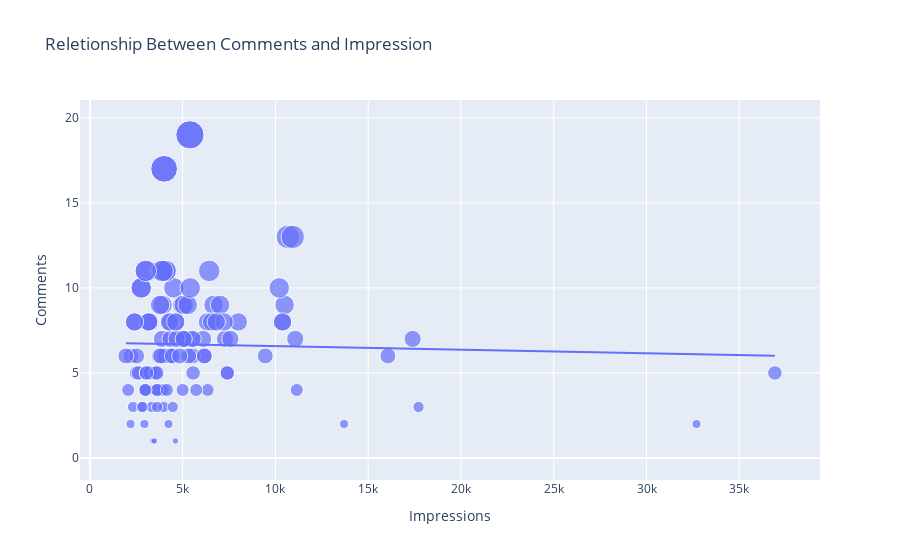

Notebook code cell kept with this figure:
### Markdown cell above
`Relationship between the number of comments and the number of impressions`

### Code cell
px.scatter(data,x='Impressions',y='Comments',size='Comments',trendline='ols',
          title='Reletionship Between Comments and Impression')
